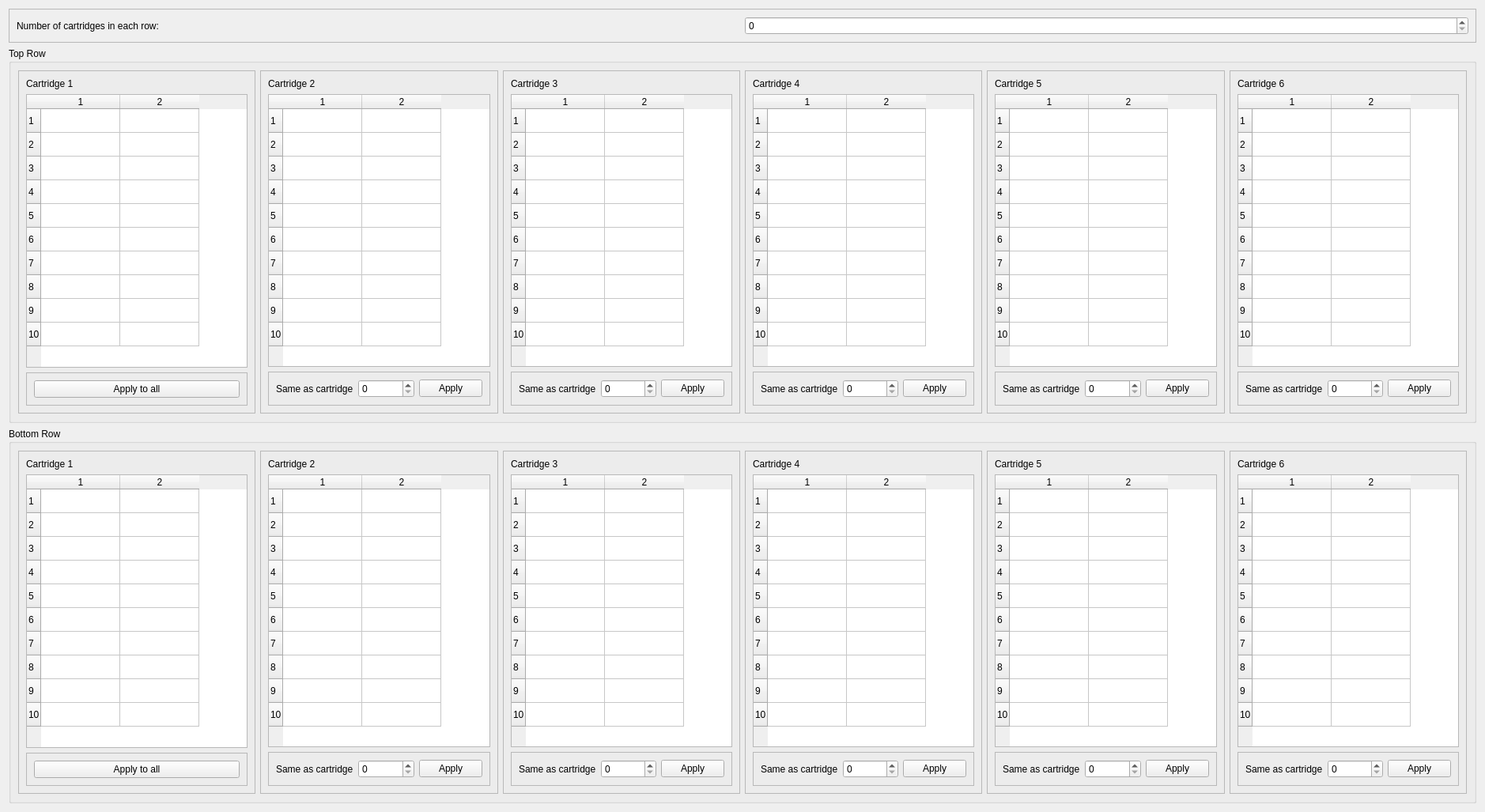
<?xml version="1.0" encoding="UTF-8"?>
<ui version="4.0">
 <class>tchForm</class>
 <widget class="QWidget" name="tchForm">
  <property name="geometry">
   <rect>
    <x>0</x>
    <y>0</y>
    <width>1878</width>
    <height>1027</height>
   </rect>
  </property>
  <property name="windowTitle">
   <string>Form</string>
  </property>
  <layout class="QGridLayout" name="gridLayout_35">
   <item row="0" column="0">
    <widget class="QFrame" name="frame">
     <property name="frameShape">
      <enum>QFrame::StyledPanel</enum>
     </property>
     <property name="frameShadow">
      <enum>QFrame::Raised</enum>
     </property>
     <layout class="QGridLayout" name="gridLayout">
      <item row="0" column="0">
       <widget class="QLabel" name="label">
        <property name="text">
         <string>Number of cartridges in each row:</string>
        </property>
       </widget>
      </item>
      <item row="0" column="1">
       <widget class="QSpinBox" name="spinBox"/>
      </item>
     </layout>
    </widget>
   </item>
   <item row="1" column="0">
    <widget class="QGroupBox" name="groupBox">
     <property name="title">
      <string>Top Row</string>
     </property>
     <layout class="QGridLayout" name="gridLayout_21">
      <item row="0" column="0">
       <widget class="QFrame" name="frame_2">
        <property name="frameShape">
         <enum>QFrame::StyledPanel</enum>
        </property>
        <property name="frameShadow">
         <enum>QFrame::Raised</enum>
        </property>
        <layout class="QGridLayout" name="gridLayout_2">
         <item row="0" column="0">
          <widget class="QLabel" name="label_2">
           <property name="text">
            <string>Cartridge 1</string>
           </property>
          </widget>
         </item>
         <item row="1" column="0">
          <widget class="QTableWidget" name="tableWidget">
           <property name="rowCount">
            <number>10</number>
           </property>
           <property name="columnCount">
            <number>2</number>
           </property>
           <row/>
           <row/>
           <row/>
           <row/>
           <row/>
           <row/>
           <row/>
           <row/>
           <row/>
           <row/>
           <column/>
           <column/>
          </widget>
         </item>
         <item row="2" column="0">
          <widget class="QFrame" name="frame_19">
           <property name="frameShape">
            <enum>QFrame::StyledPanel</enum>
           </property>
           <property name="frameShadow">
            <enum>QFrame::Raised</enum>
           </property>
           <layout class="QGridLayout" name="gridLayout_20">
            <item row="0" column="0">
             <widget class="QPushButton" name="pushButton_6">
              <property name="text">
               <string>Apply to all</string>
              </property>
             </widget>
            </item>
           </layout>
          </widget>
         </item>
        </layout>
       </widget>
      </item>
      <item row="0" column="1">
       <widget class="QFrame" name="frame_3">
        <property name="frameShape">
         <enum>QFrame::StyledPanel</enum>
        </property>
        <property name="frameShadow">
         <enum>QFrame::Raised</enum>
        </property>
        <layout class="QGridLayout" name="gridLayout_3">
         <item row="1" column="0">
          <widget class="QTableWidget" name="tableWidget_2">
           <property name="rowCount">
            <number>10</number>
           </property>
           <property name="columnCount">
            <number>2</number>
           </property>
           <row/>
           <row/>
           <row/>
           <row/>
           <row/>
           <row/>
           <row/>
           <row/>
           <row/>
           <row/>
           <column/>
           <column/>
          </widget>
         </item>
         <item row="0" column="0">
          <widget class="QLabel" name="label_3">
           <property name="text">
            <string>Cartridge 2</string>
           </property>
          </widget>
         </item>
         <item row="2" column="0">
          <widget class="QFrame" name="frame_14">
           <property name="frameShape">
            <enum>QFrame::StyledPanel</enum>
           </property>
           <property name="frameShadow">
            <enum>QFrame::Raised</enum>
           </property>
           <layout class="QGridLayout" name="gridLayout_8">
            <item row="0" column="2">
             <widget class="QPushButton" name="pushButton">
              <property name="text">
               <string>Apply</string>
              </property>
             </widget>
            </item>
            <item row="0" column="1">
             <widget class="QSpinBox" name="spinBox_2"/>
            </item>
            <item row="0" column="0">
             <widget class="QLabel" name="label_14">
              <property name="text">
               <string>Same as cartridge</string>
              </property>
             </widget>
            </item>
           </layout>
          </widget>
         </item>
        </layout>
       </widget>
      </item>
      <item row="0" column="2">
       <widget class="QFrame" name="frame_4">
        <property name="frameShape">
         <enum>QFrame::StyledPanel</enum>
        </property>
        <property name="frameShadow">
         <enum>QFrame::Raised</enum>
        </property>
        <layout class="QGridLayout" name="gridLayout_4">
         <item row="0" column="0">
          <widget class="QLabel" name="label_4">
           <property name="text">
            <string>Cartridge 3</string>
           </property>
          </widget>
         </item>
         <item row="1" column="0">
          <widget class="QTableWidget" name="tableWidget_3">
           <property name="rowCount">
            <number>10</number>
           </property>
           <property name="columnCount">
            <number>2</number>
           </property>
           <row/>
           <row/>
           <row/>
           <row/>
           <row/>
           <row/>
           <row/>
           <row/>
           <row/>
           <row/>
           <column/>
           <column/>
          </widget>
         </item>
         <item row="2" column="0">
          <widget class="QFrame" name="frame_15">
           <property name="frameShape">
            <enum>QFrame::StyledPanel</enum>
           </property>
           <property name="frameShadow">
            <enum>QFrame::Raised</enum>
           </property>
           <layout class="QGridLayout" name="gridLayout_16">
            <item row="0" column="0">
             <widget class="QLabel" name="label_15">
              <property name="text">
               <string>Same as cartridge</string>
              </property>
             </widget>
            </item>
            <item row="0" column="1">
             <widget class="QSpinBox" name="spinBox_3"/>
            </item>
            <item row="0" column="2">
             <widget class="QPushButton" name="pushButton_2">
              <property name="text">
               <string>Apply</string>
              </property>
             </widget>
            </item>
           </layout>
          </widget>
         </item>
        </layout>
       </widget>
      </item>
      <item row="0" column="3">
       <widget class="QFrame" name="frame_5">
        <property name="frameShape">
         <enum>QFrame::StyledPanel</enum>
        </property>
        <property name="frameShadow">
         <enum>QFrame::Raised</enum>
        </property>
        <layout class="QGridLayout" name="gridLayout_5">
         <item row="0" column="0">
          <widget class="QLabel" name="label_5">
           <property name="text">
            <string>Cartridge 4</string>
           </property>
          </widget>
         </item>
         <item row="1" column="0">
          <widget class="QTableWidget" name="tableWidget_4">
           <property name="rowCount">
            <number>10</number>
           </property>
           <property name="columnCount">
            <number>2</number>
           </property>
           <row/>
           <row/>
           <row/>
           <row/>
           <row/>
           <row/>
           <row/>
           <row/>
           <row/>
           <row/>
           <column/>
           <column/>
          </widget>
         </item>
         <item row="2" column="0">
          <widget class="QFrame" name="frame_16">
           <property name="frameShape">
            <enum>QFrame::StyledPanel</enum>
           </property>
           <property name="frameShadow">
            <enum>QFrame::Raised</enum>
           </property>
           <layout class="QGridLayout" name="gridLayout_17">
            <item row="0" column="0">
             <widget class="QLabel" name="label_16">
              <property name="text">
               <string>Same as cartridge</string>
              </property>
             </widget>
            </item>
            <item row="0" column="1">
             <widget class="QSpinBox" name="spinBox_4"/>
            </item>
            <item row="0" column="2">
             <widget class="QPushButton" name="pushButton_3">
              <property name="text">
               <string>Apply</string>
              </property>
             </widget>
            </item>
           </layout>
          </widget>
         </item>
        </layout>
       </widget>
      </item>
      <item row="0" column="4">
       <widget class="QFrame" name="frame_6">
        <property name="frameShape">
         <enum>QFrame::StyledPanel</enum>
        </property>
        <property name="frameShadow">
         <enum>QFrame::Raised</enum>
        </property>
        <layout class="QGridLayout" name="gridLayout_6">
         <item row="0" column="0">
          <widget class="QLabel" name="label_6">
           <property name="text">
            <string>Cartridge 5</string>
           </property>
          </widget>
         </item>
         <item row="1" column="0">
          <widget class="QTableWidget" name="tableWidget_5">
           <property name="rowCount">
            <number>10</number>
           </property>
           <property name="columnCount">
            <number>2</number>
           </property>
           <row/>
           <row/>
           <row/>
           <row/>
           <row/>
           <row/>
           <row/>
           <row/>
           <row/>
           <row/>
           <column/>
           <column/>
          </widget>
         </item>
         <item row="2" column="0">
          <widget class="QFrame" name="frame_17">
           <property name="frameShape">
            <enum>QFrame::StyledPanel</enum>
           </property>
           <property name="frameShadow">
            <enum>QFrame::Raised</enum>
           </property>
           <layout class="QGridLayout" name="gridLayout_18">
            <item row="0" column="0">
             <widget class="QLabel" name="label_17">
              <property name="text">
               <string>Same as cartridge</string>
              </property>
             </widget>
            </item>
            <item row="0" column="1">
             <widget class="QSpinBox" name="spinBox_5"/>
            </item>
            <item row="0" column="2">
             <widget class="QPushButton" name="pushButton_4">
              <property name="text">
               <string>Apply</string>
              </property>
             </widget>
            </item>
           </layout>
          </widget>
         </item>
        </layout>
       </widget>
      </item>
      <item row="0" column="5">
       <widget class="QFrame" name="frame_7">
        <property name="frameShape">
         <enum>QFrame::StyledPanel</enum>
        </property>
        <property name="frameShadow">
         <enum>QFrame::Raised</enum>
        </property>
        <layout class="QGridLayout" name="gridLayout_7">
         <item row="1" column="0">
          <widget class="QTableWidget" name="tableWidget_6">
           <property name="rowCount">
            <number>10</number>
           </property>
           <property name="columnCount">
            <number>2</number>
           </property>
           <row/>
           <row/>
           <row/>
           <row/>
           <row/>
           <row/>
           <row/>
           <row/>
           <row/>
           <row/>
           <column/>
           <column/>
          </widget>
         </item>
         <item row="0" column="0">
          <widget class="QLabel" name="label_7">
           <property name="text">
            <string>Cartridge 6</string>
           </property>
          </widget>
         </item>
         <item row="2" column="0">
          <widget class="QFrame" name="frame_18">
           <property name="frameShape">
            <enum>QFrame::StyledPanel</enum>
           </property>
           <property name="frameShadow">
            <enum>QFrame::Raised</enum>
           </property>
           <layout class="QGridLayout" name="gridLayout_19">
            <item row="0" column="0">
             <widget class="QLabel" name="label_18">
              <property name="text">
               <string>Same as cartridge</string>
              </property>
             </widget>
            </item>
            <item row="0" column="1">
             <widget class="QSpinBox" name="spinBox_6"/>
            </item>
            <item row="0" column="2">
             <widget class="QPushButton" name="pushButton_5">
              <property name="text">
               <string>Apply</string>
              </property>
             </widget>
            </item>
           </layout>
          </widget>
         </item>
        </layout>
       </widget>
      </item>
     </layout>
    </widget>
   </item>
   <item row="2" column="0">
    <widget class="QGroupBox" name="groupBox_2">
     <property name="title">
      <string>Bottom Row</string>
     </property>
     <layout class="QGridLayout" name="gridLayout_22">
      <item row="0" column="0">
       <widget class="QFrame" name="frame_20">
        <property name="frameShape">
         <enum>QFrame::StyledPanel</enum>
        </property>
        <property name="frameShadow">
         <enum>QFrame::Raised</enum>
        </property>
        <layout class="QGridLayout" name="gridLayout_23">
         <item row="0" column="0">
          <widget class="QLabel" name="label_19">
           <property name="text">
            <string>Cartridge 1</string>
           </property>
          </widget>
         </item>
         <item row="1" column="0">
          <widget class="QTableWidget" name="tableWidget_13">
           <property name="rowCount">
            <number>10</number>
           </property>
           <property name="columnCount">
            <number>2</number>
           </property>
           <row/>
           <row/>
           <row/>
           <row/>
           <row/>
           <row/>
           <row/>
           <row/>
           <row/>
           <row/>
           <column/>
           <column/>
          </widget>
         </item>
         <item row="2" column="0">
          <widget class="QFrame" name="frame_21">
           <property name="frameShape">
            <enum>QFrame::StyledPanel</enum>
           </property>
           <property name="frameShadow">
            <enum>QFrame::Raised</enum>
           </property>
           <layout class="QGridLayout" name="gridLayout_24">
            <item row="0" column="0">
             <widget class="QPushButton" name="pushButton_7">
              <property name="text">
               <string>Apply to all</string>
              </property>
             </widget>
            </item>
           </layout>
          </widget>
         </item>
        </layout>
       </widget>
      </item>
      <item row="0" column="1">
       <widget class="QFrame" name="frame_22">
        <property name="frameShape">
         <enum>QFrame::StyledPanel</enum>
        </property>
        <property name="frameShadow">
         <enum>QFrame::Raised</enum>
        </property>
        <layout class="QGridLayout" name="gridLayout_25">
         <item row="1" column="0">
          <widget class="QTableWidget" name="tableWidget_14">
           <property name="rowCount">
            <number>10</number>
           </property>
           <property name="columnCount">
            <number>2</number>
           </property>
           <row/>
           <row/>
           <row/>
           <row/>
           <row/>
           <row/>
           <row/>
           <row/>
           <row/>
           <row/>
           <column/>
           <column/>
          </widget>
         </item>
         <item row="0" column="0">
          <widget class="QLabel" name="label_20">
           <property name="text">
            <string>Cartridge 2</string>
           </property>
          </widget>
         </item>
         <item row="2" column="0">
          <widget class="QFrame" name="frame_23">
           <property name="frameShape">
            <enum>QFrame::StyledPanel</enum>
           </property>
           <property name="frameShadow">
            <enum>QFrame::Raised</enum>
           </property>
           <layout class="QGridLayout" name="gridLayout_26">
            <item row="0" column="2">
             <widget class="QPushButton" name="pushButton_8">
              <property name="text">
               <string>Apply</string>
              </property>
             </widget>
            </item>
            <item row="0" column="1">
             <widget class="QSpinBox" name="spinBox_7"/>
            </item>
            <item row="0" column="0">
             <widget class="QLabel" name="label_21">
              <property name="text">
               <string>Same as cartridge</string>
              </property>
             </widget>
            </item>
           </layout>
          </widget>
         </item>
        </layout>
       </widget>
      </item>
      <item row="0" column="2">
       <widget class="QFrame" name="frame_24">
        <property name="frameShape">
         <enum>QFrame::StyledPanel</enum>
        </property>
        <property name="frameShadow">
         <enum>QFrame::Raised</enum>
        </property>
        <layout class="QGridLayout" name="gridLayout_27">
         <item row="0" column="0">
          <widget class="QLabel" name="label_22">
           <property name="text">
            <string>Cartridge 3</string>
           </property>
          </widget>
         </item>
         <item row="1" column="0">
          <widget class="QTableWidget" name="tableWidget_15">
           <property name="rowCount">
            <number>10</number>
           </property>
           <property name="columnCount">
            <number>2</number>
           </property>
           <row/>
           <row/>
           <row/>
           <row/>
           <row/>
           <row/>
           <row/>
           <row/>
           <row/>
           <row/>
           <column/>
           <column/>
          </widget>
         </item>
         <item row="2" column="0">
          <widget class="QFrame" name="frame_25">
           <property name="frameShape">
            <enum>QFrame::StyledPanel</enum>
           </property>
           <property name="frameShadow">
            <enum>QFrame::Raised</enum>
           </property>
           <layout class="QGridLayout" name="gridLayout_28">
            <item row="0" column="0">
             <widget class="QLabel" name="label_23">
              <property name="text">
               <string>Same as cartridge</string>
              </property>
             </widget>
            </item>
            <item row="0" column="1">
             <widget class="QSpinBox" name="spinBox_8"/>
            </item>
            <item row="0" column="2">
             <widget class="QPushButton" name="pushButton_9">
              <property name="text">
               <string>Apply</string>
              </property>
             </widget>
            </item>
           </layout>
          </widget>
         </item>
        </layout>
       </widget>
      </item>
      <item row="0" column="3">
       <widget class="QFrame" name="frame_26">
        <property name="frameShape">
         <enum>QFrame::StyledPanel</enum>
        </property>
        <property name="frameShadow">
         <enum>QFrame::Raised</enum>
        </property>
        <layout class="QGridLayout" name="gridLayout_29">
         <item row="0" column="0">
          <widget class="QLabel" name="label_24">
           <property name="text">
            <string>Cartridge 4</string>
           </property>
          </widget>
         </item>
         <item row="1" column="0">
          <widget class="QTableWidget" name="tableWidget_16">
           <property name="rowCount">
            <number>10</number>
           </property>
           <property name="columnCount">
            <number>2</number>
           </property>
           <row/>
           <row/>
           <row/>
           <row/>
           <row/>
           <row/>
           <row/>
           <row/>
           <row/>
           <row/>
           <column/>
           <column/>
          </widget>
         </item>
         <item row="2" column="0">
          <widget class="QFrame" name="frame_27">
           <property name="frameShape">
            <enum>QFrame::StyledPanel</enum>
           </property>
           <property name="frameShadow">
            <enum>QFrame::Raised</enum>
           </property>
           <layout class="QGridLayout" name="gridLayout_30">
            <item row="0" column="0">
             <widget class="QLabel" name="label_25">
              <property name="text">
               <string>Same as cartridge</string>
              </property>
             </widget>
            </item>
            <item row="0" column="1">
             <widget class="QSpinBox" name="spinBox_9"/>
            </item>
            <item row="0" column="2">
             <widget class="QPushButton" name="pushButton_10">
              <property name="text">
               <string>Apply</string>
              </property>
             </widget>
            </item>
           </layout>
          </widget>
         </item>
        </layout>
       </widget>
      </item>
      <item row="0" column="4">
       <widget class="QFrame" name="frame_28">
        <property name="frameShape">
         <enum>QFrame::StyledPanel</enum>
        </property>
        <property name="frameShadow">
         <enum>QFrame::Raised</enum>
        </property>
        <layout class="QGridLayout" name="gridLayout_31">
         <item row="0" column="0">
          <widget class="QLabel" name="label_26">
           <property name="text">
            <string>Cartridge 5</string>
           </property>
          </widget>
         </item>
         <item row="1" column="0">
          <widget class="QTableWidget" name="tableWidget_17">
           <property name="rowCount">
            <number>10</number>
           </property>
           <property name="columnCount">
            <number>2</number>
           </property>
           <row/>
           <row/>
           <row/>
           <row/>
           <row/>
           <row/>
           <row/>
           <row/>
           <row/>
           <row/>
           <column/>
           <column/>
          </widget>
         </item>
         <item row="2" column="0">
          <widget class="QFrame" name="frame_29">
           <property name="frameShape">
            <enum>QFrame::StyledPanel</enum>
           </property>
           <property name="frameShadow">
            <enum>QFrame::Raised</enum>
           </property>
           <layout class="QGridLayout" name="gridLayout_32">
            <item row="0" column="0">
             <widget class="QLabel" name="label_27">
              <property name="text">
               <string>Same as cartridge</string>
              </property>
             </widget>
            </item>
            <item row="0" column="1">
             <widget class="QSpinBox" name="spinBox_10"/>
            </item>
            <item row="0" column="2">
             <widget class="QPushButton" name="pushButton_11">
              <property name="text">
               <string>Apply</string>
              </property>
             </widget>
            </item>
           </layout>
          </widget>
         </item>
        </layout>
       </widget>
      </item>
      <item row="0" column="5">
       <widget class="QFrame" name="frame_30">
        <property name="frameShape">
         <enum>QFrame::StyledPanel</enum>
        </property>
        <property name="frameShadow">
         <enum>QFrame::Raised</enum>
        </property>
        <layout class="QGridLayout" name="gridLayout_33">
         <item row="1" column="0">
          <widget class="QTableWidget" name="tableWidget_18">
           <property name="rowCount">
            <number>10</number>
           </property>
           <property name="columnCount">
            <number>2</number>
           </property>
           <row/>
           <row/>
           <row/>
           <row/>
           <row/>
           <row/>
           <row/>
           <row/>
           <row/>
           <row/>
           <column/>
           <column/>
          </widget>
         </item>
         <item row="0" column="0">
          <widget class="QLabel" name="label_28">
           <property name="text">
            <string>Cartridge 6</string>
           </property>
          </widget>
         </item>
         <item row="2" column="0">
          <widget class="QFrame" name="frame_31">
           <property name="frameShape">
            <enum>QFrame::StyledPanel</enum>
           </property>
           <property name="frameShadow">
            <enum>QFrame::Raised</enum>
           </property>
           <layout class="QGridLayout" name="gridLayout_34">
            <item row="0" column="0">
             <widget class="QLabel" name="label_29">
              <property name="text">
               <string>Same as cartridge</string>
              </property>
             </widget>
            </item>
            <item row="0" column="1">
             <widget class="QSpinBox" name="spinBox_11"/>
            </item>
            <item row="0" column="2">
             <widget class="QPushButton" name="pushButton_12">
              <property name="text">
               <string>Apply</string>
              </property>
             </widget>
            </item>
           </layout>
          </widget>
         </item>
        </layout>
       </widget>
      </item>
     </layout>
    </widget>
   </item>
  </layout>
 </widget>
 <resources/>
 <connections/>
</ui>
